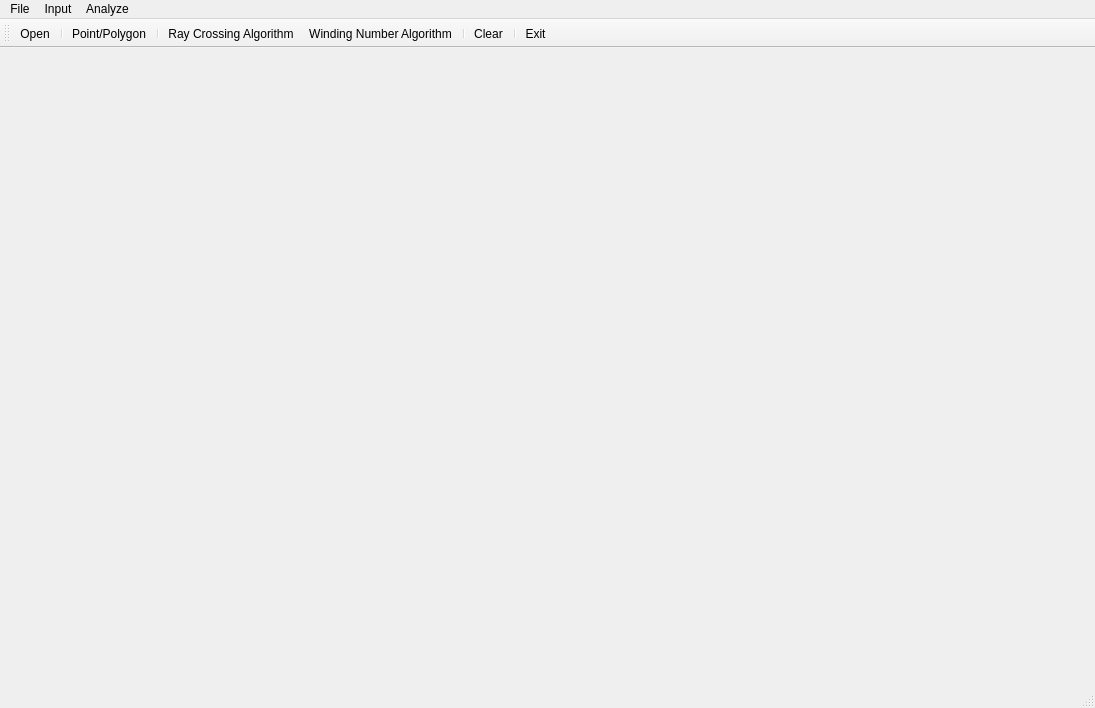
<?xml version="1.0" encoding="UTF-8"?>
<ui version="4.0">
 <class>MainWindow</class>
 <widget class="QMainWindow" name="MainWindow">
  <property name="geometry">
   <rect>
    <x>0</x>
    <y>0</y>
    <width>1095</width>
    <height>708</height>
   </rect>
  </property>
  <property name="windowTitle">
   <string>Point and polygon position</string>
  </property>
  <widget class="QWidget" name="centralwidget">
   <layout class="QHBoxLayout" name="horizontalLayout">
    <item>
     <widget class="Draw" name="Canvas" native="true"/>
    </item>
   </layout>
  </widget>
  <widget class="QMenuBar" name="menubar">
   <property name="geometry">
    <rect>
     <x>0</x>
     <y>0</y>
     <width>1095</width>
     <height>22</height>
    </rect>
   </property>
   <widget class="QMenu" name="menuFile">
    <property name="title">
     <string>File</string>
    </property>
    <addaction name="actionOpen"/>
    <addaction name="separator"/>
    <addaction name="actionExit"/>
   </widget>
   <widget class="QMenu" name="menuInput">
    <property name="title">
     <string>Input</string>
    </property>
    <addaction name="actionPoint_Polygon"/>
    <addaction name="separator"/>
    <addaction name="actionClear"/>
   </widget>
   <widget class="QMenu" name="menuAnalyze">
    <property name="title">
     <string>Analyze</string>
    </property>
    <addaction name="actionRay_Crossing_Algorithm"/>
    <addaction name="actionWinding_Number_Algorithm"/>
   </widget>
   <addaction name="menuFile"/>
   <addaction name="menuInput"/>
   <addaction name="menuAnalyze"/>
  </widget>
  <widget class="QStatusBar" name="statusbar"/>
  <widget class="QToolBar" name="toolBar">
   <property name="windowTitle">
    <string>toolBar</string>
   </property>
   <attribute name="toolBarArea">
    <enum>TopToolBarArea</enum>
   </attribute>
   <attribute name="toolBarBreak">
    <bool>false</bool>
   </attribute>
   <addaction name="actionOpen"/>
   <addaction name="separator"/>
   <addaction name="actionPoint_Polygon"/>
   <addaction name="separator"/>
   <addaction name="actionRay_Crossing_Algorithm"/>
   <addaction name="actionWinding_Number_Algorithm"/>
   <addaction name="separator"/>
   <addaction name="actionClear"/>
   <addaction name="separator"/>
   <addaction name="actionExit"/>
  </widget>
  <action name="actionOpen">
   <property name="icon">
    <iconset resource="images.qrc">
     <normaloff>:/images/icons/open_file.png</normaloff>:/images/icons/open_file.png</iconset>
   </property>
   <property name="text">
    <string>Open</string>
   </property>
   <property name="toolTip">
    <string>Open file</string>
   </property>
  </action>
  <action name="actionExit">
   <property name="icon">
    <iconset resource="images.qrc">
     <normaloff>:/images/icons/exit.png</normaloff>:/images/icons/exit.png</iconset>
   </property>
   <property name="text">
    <string>Exit</string>
   </property>
   <property name="toolTip">
    <string>Close application</string>
   </property>
  </action>
  <action name="actionPoint_Polygon">
   <property name="checkable">
    <bool>true</bool>
   </property>
   <property name="icon">
    <iconset resource="images.qrc">
     <normaloff>:/images/icons/pointpol.png</normaloff>:/images/icons/pointpol.png</iconset>
   </property>
   <property name="text">
    <string>Point/Polygon</string>
   </property>
   <property name="toolTip">
    <string>Input point/polygon vertex</string>
   </property>
  </action>
  <action name="actionClear">
   <property name="icon">
    <iconset resource="images.qrc">
     <normaloff>:/images/icons/clear_all.png</normaloff>:/images/icons/clear_all.png</iconset>
   </property>
   <property name="text">
    <string>Clear</string>
   </property>
   <property name="toolTip">
    <string>Clear data</string>
   </property>
  </action>
  <action name="actionRay_Crossing_Algorithm">
   <property name="icon">
    <iconset resource="images.qrc">
     <normaloff>:/images/icons/ray.png</normaloff>:/images/icons/ray.png</iconset>
   </property>
   <property name="text">
    <string>Ray Crossing Algorithm</string>
   </property>
  </action>
  <action name="actionWinding_Number_Algorithm">
   <property name="icon">
    <iconset resource="images.qrc">
     <normaloff>:/images/icons/winding.png</normaloff>:/images/icons/winding.png</iconset>
   </property>
   <property name="text">
    <string>Winding Number Algorithm</string>
   </property>
  </action>
 </widget>
 <customwidgets>
  <customwidget>
   <class>Draw</class>
   <extends>QWidget</extends>
   <header>draw.h</header>
   <container>1</container>
  </customwidget>
 </customwidgets>
 <resources>
  <include location="images.qrc"/>
 </resources>
 <connections>
  <connection>
   <sender>actionOpen</sender>
   <signal>triggered()</signal>
   <receiver>MainWindow</receiver>
   <slot>close()</slot>
   <hints>
    <hint type="sourcelabel">
     <x>-1</x>
     <y>-1</y>
    </hint>
    <hint type="destinationlabel">
     <x>547</x>
     <y>353</y>
    </hint>
   </hints>
  </connection>
  <connection>
   <sender>actionPoint_Polygon</sender>
   <signal>triggered()</signal>
   <receiver>MainWindow</receiver>
   <slot>close()</slot>
   <hints>
    <hint type="sourcelabel">
     <x>-1</x>
     <y>-1</y>
    </hint>
    <hint type="destinationlabel">
     <x>547</x>
     <y>353</y>
    </hint>
   </hints>
  </connection>
  <connection>
   <sender>actionClear</sender>
   <signal>triggered()</signal>
   <receiver>MainWindow</receiver>
   <slot>close()</slot>
   <hints>
    <hint type="sourcelabel">
     <x>-1</x>
     <y>-1</y>
    </hint>
    <hint type="destinationlabel">
     <x>547</x>
     <y>353</y>
    </hint>
   </hints>
  </connection>
  <connection>
   <sender>actionRay_Crossing_Algorithm</sender>
   <signal>triggered()</signal>
   <receiver>MainWindow</receiver>
   <slot>close()</slot>
   <hints>
    <hint type="sourcelabel">
     <x>-1</x>
     <y>-1</y>
    </hint>
    <hint type="destinationlabel">
     <x>547</x>
     <y>353</y>
    </hint>
   </hints>
  </connection>
  <connection>
   <sender>actionWinding_Number_Algorithm</sender>
   <signal>triggered()</signal>
   <receiver>MainWindow</receiver>
   <slot>close()</slot>
   <hints>
    <hint type="sourcelabel">
     <x>-1</x>
     <y>-1</y>
    </hint>
    <hint type="destinationlabel">
     <x>547</x>
     <y>353</y>
    </hint>
   </hints>
  </connection>
  <connection>
   <sender>actionExit</sender>
   <signal>triggered()</signal>
   <receiver>MainWindow</receiver>
   <slot>close()</slot>
   <hints>
    <hint type="sourcelabel">
     <x>-1</x>
     <y>-1</y>
    </hint>
    <hint type="destinationlabel">
     <x>547</x>
     <y>353</y>
    </hint>
   </hints>
  </connection>
 </connections>
</ui>
